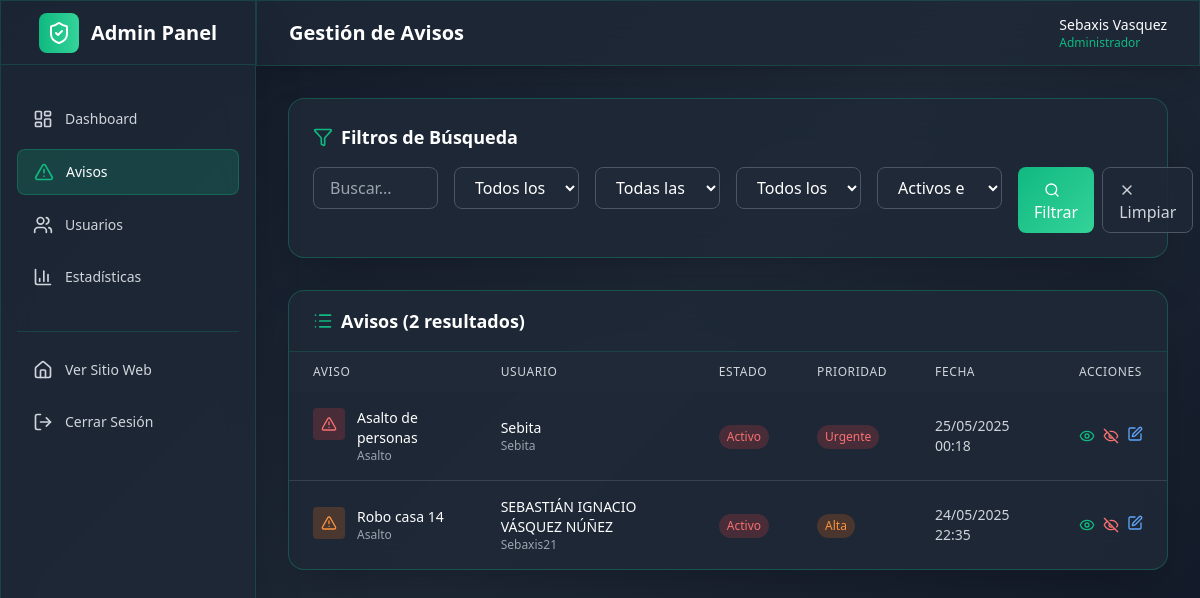
/panel-admin/avisos/ (signed in), run on an earlier commit of the app's database.
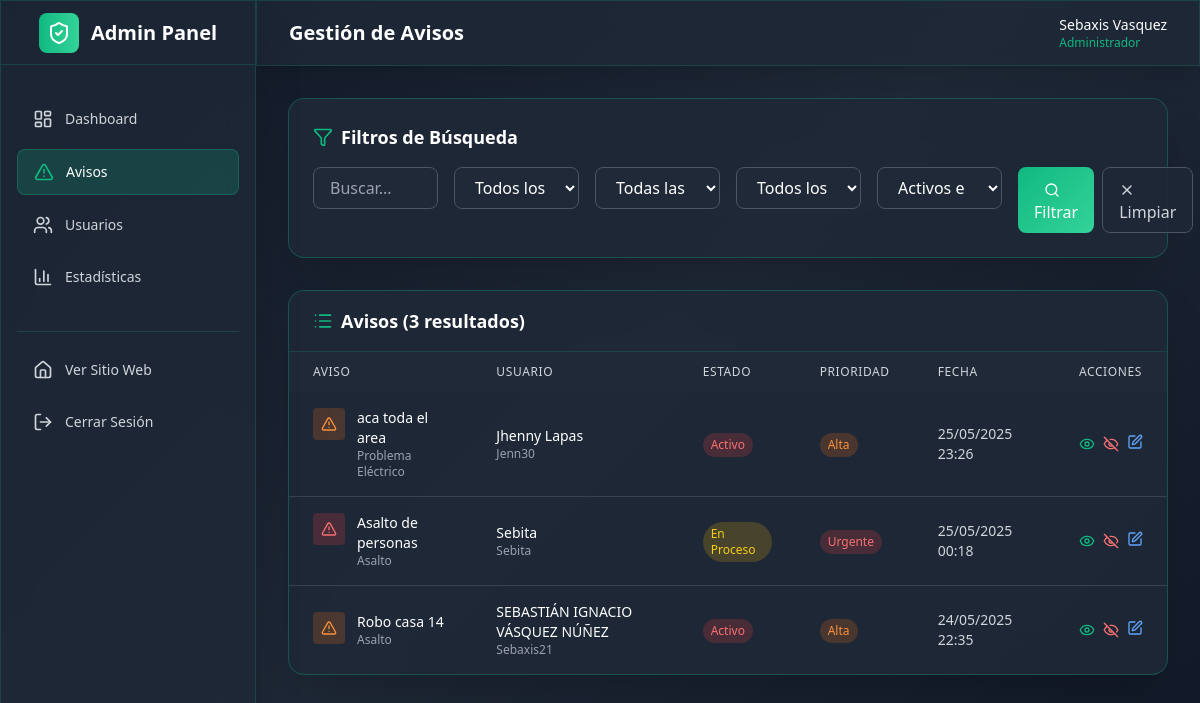
And on a later commit of the database.
### avisos/models.py (models this page shows, shortened)
class Aviso(models.Model):
    PRIORIDAD_CHOICES = [
        ('baja', 'Baja'),
        ('media', 'Media'),
        ('alta', 'Alta'),
        ('urgente', 'Urgente'),
    ]
    STATUS_CHOICES = [
        ('activo', 'Activo'),
        ('resuelto', 'Resuelto'),
        ('en_proceso', 'En Proceso'),
    ]
    titulo = models.CharField(
        max_length=200,
        validators=[MinLengthValidator(5, "El título debe tener al menos 5 caracteres")]
    )
    descripcion = models.TextField(
        validators=[MinLengthValidator(10, "La descripción debe tener al menos 10 caracteres")]
    )
    tipo = models.ForeignKey(
        TipoAviso,
        on_delete=models.CASCADE,
        related_name='avisos'
    )
    prioridad = models.CharField(max_length=10, choices=PRIORIDAD_CHOICES, default='media')
    status = models.CharField(max_length=15, choices=STATUS_CHOICES, default='activo')
    direccion = models.CharField(max_length=300)
    sector = models.CharField(
        max_length=100,
        help_text="Ej: Costa Laguna, Manzana A, Block 15"
    )
    telefono_regex = RegexValidator(
        regex=r'^(\+56|56)?9[0-9]{8}$',
        message="Formato válido: +56912345678 o 912345678 (celular chileno)"
    )
    telefono_contacto = models.CharField(
        validators=[telefono_regex],
        max_length=17,
        blank=True,
        help_text="Teléfono de contacto opcional"
    )
    usuario = models.ForeignKey(User, on_delete=models.CASCADE)
    fecha_creacion = models.DateTimeField(default=timezone.now)
    fecha_actualizacion = models.DateTimeField(auto_now=True)
    ip_creacion = models.GenericIPAddressField(null=True, blank=True)
    imagen = models.ImageField(upload_to='avisos/%Y/%m/', blank=True, null=True)
    es_anonimo = models.BooleanField(default=False)
    verificado_por_admin = models.BooleanField(default=False)
    activo = models.BooleanField(default=True)
    class Meta:
        ordering = ['-fecha_creacion']
        verbose_name = 'Aviso'
        verbose_name_plural = 'Avisos'

class TipoAviso(models.Model):
    TIPOS_CHOICES = [
        ('robo_casa', 'Robo a Casa'),
        ('robo_vehiculo', 'Robo de Vehículo'),
        ('asalto', 'Asalto'),
        ('vehiculo_sospechoso', 'Vehículo Sospechoso'),
        ('persona_sospechosa', 'Persona Sospechosa'),
        ('accidente', 'Accidente de Tránsito'),
        ('emergencia_medica', 'Emergencia Médica'),
        ('incendio', 'Incendio'),
        ('vandalismo', 'Vandalismo'),
        ('problema_electrico', 'Problema Eléctrico'),
        ('otros', 'Otros')
    ]
    ICONOS_MAP = {
        'robo_casa': 'home',
        'robo_vehiculo': 'car',
        'asalto': 'alert-triangle',
        'vehiculo_sospechoso': 'car',
        'persona_sospechosa': 'user-x',
        'accidente': 'zap',
        'emergencia_medica': 'heart',
        'incendio': 'flame',
        'vandalismo': 'hammer',
        'problema_electrico': 'zap',
        'otros': 'info'
    }
    COLORES_MAP = {
        'robo_casa': 'red',
        'robo_vehiculo': 'red',
        'asalto': 'red',
        'vehiculo_sospechoso': 'orange',
        'persona_sospechosa': 'orange',
        'accidente': 'yellow',
        'emergencia_medica': 'red',
        'incendio': 'red',
        'vandalismo': 'orange',
        'problema_electrico': 'yellow',
        'otros': 'gray'
    }
    nombre = models.CharField(max_length=50, choices=TIPOS_CHOICES, unique=True)
    descripcion = models.TextField(blank=True)
    activo = models.BooleanField(default=True)
    fecha_creacion = models.DateTimeField(auto_now_add=True)
    class Meta:
        verbose_name = 'Tipo de Aviso'
        verbose_name_plural = 'Tipos de Avisos'
        ordering = ['nombre']

### avisos/views.py (the view)
# urls.py: path('avisos/', views.admin_avisos_list, name='admin_avisos_list'),
@login_required
@user_passes_test(is_admin)
def admin_avisos_list(request):
    avisos = Aviso.objects.select_related('usuario', 'tipo').order_by('-fecha_creacion')
    status = request.GET.get('status')
    prioridad = request.GET.get('prioridad')
    tipo = request.GET.get('tipo')
    search = request.GET.get('search')
    activo = request.GET.get('activo')
    if status:
        avisos = avisos.filter(status=status)
    if prioridad:
        avisos = avisos.filter(prioridad=prioridad)
    if tipo:
        avisos = avisos.filter(tipo_id=tipo)
    if search:
        avisos = avisos.filter(
            Q(titulo__icontains=search) |
            Q(descripcion__icontains=search) |
            Q(usuario__username__icontains=search)
        )
    if activo is not None:
        avisos = avisos.filter(activo=activo == 'true')
    paginator = Paginator(avisos, 20)
    page_number = request.GET.get('page')
    page_obj = paginator.get_page(page_number)
    context = {
        'avisos': page_obj,
        'tipos': TipoAviso.objects.filter(activo=True),
        'current_filters': {
            'status': status,
            'prioridad': prioridad,
            'tipo': tipo,
            'search': search,
            'activo': activo,
        }
    }
    return render(request, 'admin/avisos_list.html', context)

### avisos/views.py (called while the page is built)
def is_admin(user):
    return user.is_staff or user.is_superuser

### templates/admin/avisos_list.html (shortened to what the changed rows need)
<!DOCTYPE html>
<html lang="es">
<head>
    <script src="https://cdn.tailwindcss.com"></script>
</head>
<body class="gradient-bg min-h-screen">
    <div class="lg:pl-64 flex flex-col min-h-screen">
        <header class="glassmorphism shadow-xl">
            <div class="flex items-center justify-between h-16 px-4 sm:px-6 lg:px-8">
                <div class="flex items-center">
                    <h1 class="ml-2 lg:ml-0 text-xl font-semibold text-white">Gestión de Avisos</h1>
                </div>
            </div>
        </header>
        <main class="flex-1 p-4 sm:p-6 lg:p-8">
            <div class="glassmorphism-card rounded-2xl p-6 mb-8 shadow-2xl">
                <h2 class="text-lg font-semibold text-white mb-4 flex items-center">
                    <i data-lucide="filter" class="h-5 w-5 mr-2 text-costa-green"></i>
                    Filtros de Búsqueda
                </h2>
            </div>
            <div class="glassmorphism-card rounded-2xl shadow-2xl overflow-hidden">
                <div class="px-6 py-4 border-b border-costa-green/20">
                    <h2 class="text-lg font-semibold text-white flex items-center">
                        <i data-lucide="list" class="h-5 w-5 mr-2 text-costa-green"></i>
                        Avisos ({{ avisos|length }} resultados)
                    </h2>
                </div>
                <div class="overflow-x-auto">
                    <table class="w-full">
                        <thead class="bg-costa-gray-dark">
                            <tr>
                                <th class="px-6 py-3 text-left text-xs font-medium text-gray-300 uppercase tracking-wider">Aviso</th>
                                <th class="px-6 py-3 text-left text-xs font-medium text-gray-300 uppercase tracking-wider">Usuario</th>
                                <th class="px-6 py-3 text-left text-xs font-medium text-gray-300 uppercase tracking-wider">Estado</th>
                                <th class="px-6 py-3 text-left text-xs font-medium text-gray-300 uppercase tracking-wider">Prioridad</th>
                                <th class="px-6 py-3 text-left text-xs font-medium text-gray-300 uppercase tracking-wider">Fecha</th>
                                <th class="px-6 py-3 text-left text-xs font-medium text-gray-300 uppercase tracking-wider">Acciones</th>
                            </tr>
                        </thead>
                        <tbody class="divide-y divide-gray-700">
                            {% for aviso in avisos %}
                            <tr class="hover:bg-white/5 transition-colors duration-300">
                                <td class="px-6 py-4">
                                    <div class="flex items-start space-x-3">
                                        <div class="p-2 {% if aviso.prioridad == 'urgente' %}bg-red-500/20{% elif aviso.prioridad == 'alta' %}bg-orange-500/20{% else %}bg-costa-green/20{% endif %} rounded">
                                            <i data-lucide="alert-triangle" class="h-4 w-4 {% if aviso.prioridad == 'urgente' %}text-red-400{% elif aviso.prioridad == 'alta' %}text-orange-400{% else %}text-costa-green{% endif %}"></i>
                                        </div>
                                        <div>
                                            <p class="text-sm font-medium text-white">{{ aviso.titulo|truncatechars:50 }}</p>
                                            <p class="text-xs text-gray-400">{{ aviso.tipo.get_nombre_display }}</p>
                                        </div>
                                    </div>
                                </td>
                                <td class="px-6 py-4">
                                    <div class="text-sm text-white">{{ aviso.usuario.get_full_name|default:aviso.usuario.username }}</div>
                                    <div class="text-xs text-gray-400">{{ aviso.usuario.username }}</div>
                                </td>
                                <td class="px-6 py-4">
                                    <span class="inline-flex items-center px-2 py-1 rounded-full text-xs font-medium {% if aviso.status == 'activo' %}bg-red-500/20 text-red-400{% elif aviso.status == 'en_proceso' %}bg-yellow-500/20 text-yellow-400{% else %}bg-costa-green/20 text-costa-green{% endif %}">
                                        {{ aviso.get_status_display }}
                                    </span>
                                </td>
                                <td class="px-6 py-4">
                                    <span class="inline-flex items-center px-2 py-1 rounded-full text-xs font-medium {% if aviso.prioridad == 'urgente' %}bg-red-500/20 text-red-400{% elif aviso.prioridad == 'alta' %}bg-orange-500/20 text-orange-400{% elif aviso.prioridad == 'media' %}bg-yellow-500/20 text-yellow-400{% else %}bg-gray-500/20 text-gray-400{% endif %}">
                                        {{ aviso.get_prioridad_display }}
                                    </span>
                                </td>
                                <td class="px-6 py-4 text-sm text-gray-300">
                                    {{ aviso.fecha_creacion|date:"d/m/Y H:i" }}
                                </td>
                                <td class="px-6 py-4">
                                    <div class="flex items-center space-x-2">
                                        <a href="{% url 'aviso_detalle' aviso.id %}" class="text-costa-green hover:text-costa-green-light transition-colors" title="Ver detalle">
                                            <i data-lucide="eye" class="h-4 w-4"></i>
                                        </a>
                                        <button onclick="toggleAviso({{ aviso.id }})" class="{% if aviso.activo %}text-red-400 hover:text-red-300{% else %}text-green-400 hover:text-green-300{% endif %} transition-colors" title="{% if aviso.activo %}Desactivar{% else %}Activar{% endif %}">
                                            <i data-lucide="{% if aviso.activo %}eye-off{% else %}eye{% endif %}" class="h-4 w-4"></i>
                                        </button>
                                        <div class="relative" x-data="{ open: false }">
                                            <button @click="open = !open" class="text-blue-400 hover:text-blue-300 transition-colors" title="Cambiar estado">
                                                <i data-lucide="edit" class="h-4 w-4"></i>
                                            </button>
                                        </div>
                                    </div>
                                </td>
                            </tr>
                            {% endfor %}
                        </tbody>
                    </table>
                </div>
            </div>
        </main>
    </div>
</body>
</html>

What changed in the data, as far as the page shows it:
added Aviso: titulo "aca toda el area", tipo.nombre "Problema Eléctrico", usuario.get_full_name "Jhenny Lapas", usuario.username "Jenn30", status "Activo", prioridad "Alta", fecha_creacion "25/05/2025 23:26", activo True (drawn)
changed Aviso "Asalto de personas": status "Activo" → "En Proceso"
Also different on the page:
{{ avisos|length }}: "2" → "3"
